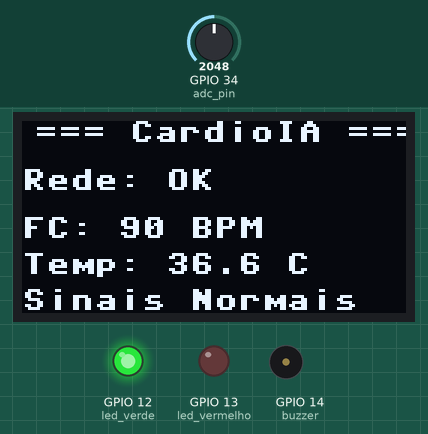
A program run on a simulated ESP32 board running MicroPython. Shown: 128×64 one-colour display, output pins drawn as LEDs (lit = HIGH), buzzer (waves = sounding, pin HIGH). Wiring (from the project's diagram.json): green LED on GPIO 12, red LED on GPIO 13, buzzer on GPIO 14, potentiometer on GPIO 34. The test bench sets the inputs (shaded band); at power-on: GPIO 34 (adc_pin) = 2048 (analog values on the 0–4095 scale). WiFi joins after 1.5 s; random numbers come from a fixed seed; web requests get an empty 200 reply after 0.4 s; library files of the repository ran but are not shown: ssd1306.py; what the program prints to the serial console is not drawn.

Above: at 3.2 s.
3.3 s: GPIO 34 (adc_pin) set to 2425
At 4.6 s:
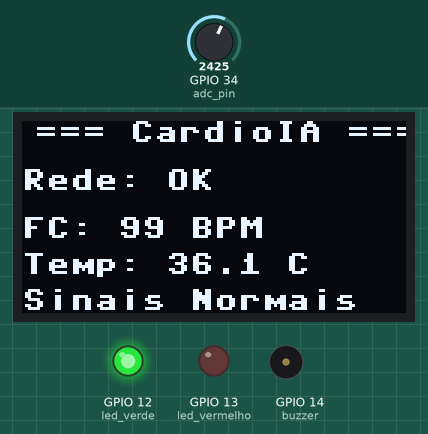
4.9 s: GPIO 34 (adc_pin) set to 2568
At 6.9 s:
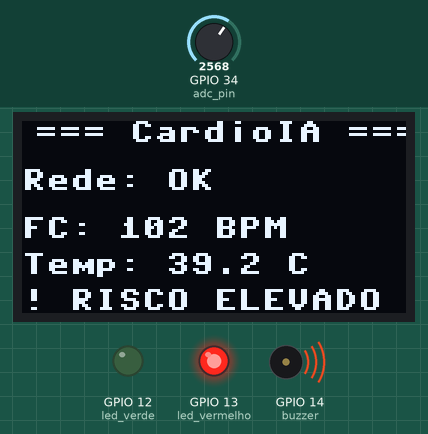
7.1 s: GPIO 34 (adc_pin) set to 2866
At 14.3 s:
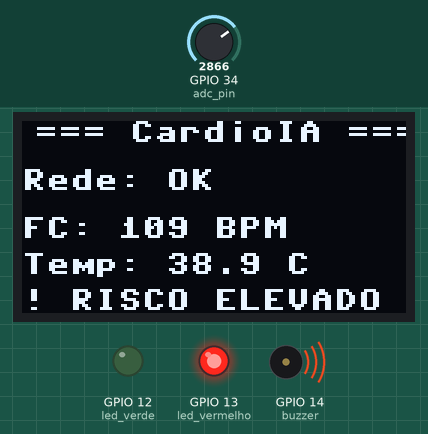
Timing chart, 0 to 14.6 s (numbered marks = the images above; inputs shaded):
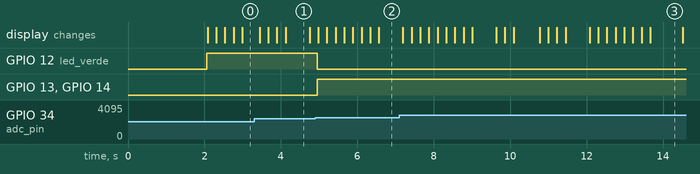

The program:

main.py
```python
import time
import network
import urequests
import random
import machine
import ssd1306

# Configurações do Wi-Fi (Substituir com os dados da rede local)
WIFI_SSID = "Wokwi-GUEST"  # SSID padrão usado no simulador Wokwi
WIFI_PASSWORD = ""         # Senha do Wokwi-GUEST é vazia

# Configurações do Backend (Substituir pelo IP/Porta onde a API está rodando)
# No simulador Wokwi, para conectar ao localhost da máquina hospedeira, usa-se o IP "10.0.2.2"
BACKEND_URL = "http://10.0.2.2:8000/api/telemetry"

# Configuração de Pinos para Hardware (ESP32)
# Potenciômetro no pino ADC 34 (simulando sensor de batimentos cardíacos)
adc_pin = machine.ADC(machine.Pin(34))
try:
    adc_pin.atten(machine.ADC.ATTN_11DB)
    adc_pin.width(machine.ADC.WIDTH_12BIT) # Definir resolução para 12 bits (0-4095)
except AttributeError:
    pass

# Leds de Alerta Clínico
led_vermelho = machine.Pin(13, machine.Pin.OUT)
led_verde = machine.Pin(12, machine.Pin.OUT)

# Buzzer para Alerta Sonoro
buzzer = machine.Pin(14, machine.Pin.OUT)

# Display OLED SSD1306 (I2C)
# Conexão I2C0 no ESP32: SCL (GPIO 22), SDA (GPIO 21)
try:
    i2c = machine.I2C(0, scl=machine.Pin(22), sda=machine.Pin(21))
    oled = ssd1306.SSD1306_I2C(128, 64, i2c)
    oled_ativo = True
    print("[OLED] Display inicializado com sucesso!")
except Exception as e:
    oled_ativo = False
    print("[OLED] Erro ao inicializar display OLED:", e)

def atualizar_display(status_wifi, fc, temp, alerta_ativo):
    """Atualiza as informações médicas e de rede na tela OLED local."""
    if not oled_ativo:
        return

    try:
        oled.fill(0)

        # Cabeçalho
        oled.text("=== CardioIA ===", 4, 0)

        # Status de Rede
        oled.text("Rede: %s" % status_wifi, 0, 16)

        # Leituras Clínicas
        oled.text("FC: %d BPM" % fc, 0, 32)
        oled.text("Temp: %.1f C" % temp, 0, 44)

        # Alerta Clínico
        if alerta_ativo:
            oled.text("! RISCO ELEVADO !", 0, 56)
        else:
            oled.text("Sinais Normais", 0, 56)

        oled.show()
    except Exception as e:
        print("[OLED] Erro ao atualizar tela:", e)

def conectar_wifi():
    """Realiza a conexão do dispositivo com o Wi-Fi local."""
    wlan = network.WLAN(network.STA_IF)
    wlan.active(True)
    if not wlan.isconnected():
        print("Conectando ao Wi-Fi %s..." % WIFI_SSID)
        wlan.connect(WIFI_SSID, WIFI_PASSWORD)

        tentativas = 0
        # Tenta conectar por um tempo limitado, mas não bloqueia indefinidamente
        timeout_count = 0
        while not wlan.isconnected() and timeout_count < 20: # Tenta por 20 segundos
            time.sleep(1)
            timeout_count += 1
            print(".", end="")

    if wlan.isconnected():
        print("\n[Wi-Fi] Conectado com Sucesso!")
        print("[Wi-Fi] Configurações de rede:", wlan.ifconfig())
        return True
    else:
        print("\n[Wi-Fi] Falha ao conectar ao Wi-Fi.")
        return False

def ler_sensores():
    """
    Lê os dados simulados dos sensores de saúde.
    - Frequência cardíaca: Mapeia a leitura analógica do potenciômetro (0-4095) para (40-140 bpm)
    - Temperatura: Gera flutuação realista simulando febre em casos de batimentos altos.
    """
    valor_adc = adc_pin.read()
    print("[Sensor] Leitura ADC bruta: %d" % valor_adc)

    # Mapeia a leitura analógica de 12 bits para bpm (40 a 140 bpm)
    frequencia_cardiaca = int(40 + (valor_adc / 4095.0) * 100)
    print("[Sensor] Frequência Cardíaca calculada: %d BPM" % frequencia_cardiaca)

    # Simulação de temperatura corporal realista (36.0°C a 39.5°C)
    if frequencia_cardiaca > 100:
        temperatura = round(random.uniform(37.6, 39.4), 1)
    else:
        temperatura = round(random.uniform(36.1, 37.2), 1)

    return temperatura, frequencia_cardiaca

def enviar_telemetria(temperatura, frequencia_cardiaca):
    """Envia as leituras dos sensores via HTTP POST em formato JSON para o backend."""
    payload = {
        "temperatura": temperatura,
        "frequencia_cardiaca": frequencia_cardiaca
    }

    headers = {
        "Content-Type": "application/json"
    }

    print("\n[IoT] Enviando telemetria: Temp=%s°C, FC=%s bpm..." % (temperatura, frequencia_cardiaca))
    try:
        response = urequests.post(BACKEND_URL, json=payload, headers=headers)
        print("[IoT] Telemetria enviada. Status: %d" % response.status_code)
        response.close()
    except Exception as e:
        print("[IoT] Erro ao enviar telemetria:", e)

# Loop Principal (faltava no código original)
def main():
    print("Iniciando CardioIA...")
    wifi_conectado = False # Inicializa como falso
    status_wifi = "OFF"

    # Tenta conectar Wi-Fi, mas não bloqueia o início do programa
    print("Tentando conectar ao Wi-Fi...")
    wifi_conectado = conectar_wifi()
    if wifi_conectado:
        status_wifi = "OK"
    else:
        print("\n[Wi-Fi] Não foi possível conectar. Continuará operando offline.")

    # Inicializa o display com o status atual
    atualizar_display(status_wifi, 0, 0, False) # Valores iniciais para FC e Temp

    last_telemetry_send_time = time.ticks_ms() # Inicializa o contador de tempo para telemetria

    while True:
        try:
            temp, fc = ler_sensores()
            alerta = fc > 100 or temp > 37.5

            # Controle dos LEDs e Buzzer
            if alerta:
                led_vermelho.value(1)
                led_verde.value(0)
                buzzer.value(1)
            else:
                led_vermelho.value(0)
                led_verde.value(1)
                buzzer.value(0)

            atualizar_display(status_wifi, fc, temp, alerta)

            # Envia telemetria apenas a cada 10 ciclos (2 segundos, se o sleep for 0.2)
            # Isso evita sobrecarregar o backend e mantém o display responsivo
            if wifi_conectado and (time.ticks_ms() - last_telemetry_send_time) >= 2000:
                enviar_telemetria(temp, fc)
                last_telemetry_send_time = time.ticks_ms()

            time.sleep(0.2) # Pequeno delay para leitura de sensores e atualização do display

        except Exception as e:
            print("Erro no loop principal:", e)
            time.sleep(2)

if __name__ == "__main__":
    main()
```

Measured:
- the behaviour switches between 2497 and 2498 on GPIO 34 (adc_pin) (found by bisection; images 1 and 2)
- after the input at 4.9 s, GPIO 12 (led_verde): HIGH → LOW after 0.05 s; GPIO 13 (led_vermelho), GPIO 14 (buzzer): LOW → HIGH after 0.05 s
- what the display in image 1 shows lasts 0.7 s, from 4.1 s to 4.8 s
